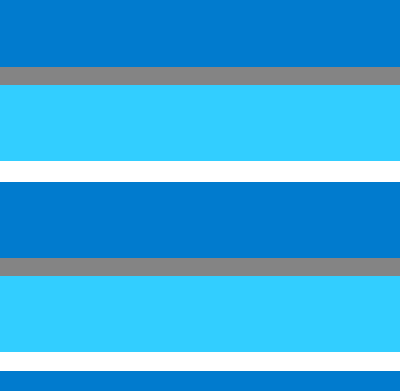
#> input picture Absolute_Dataset/dtd/images/banded/banded_0036.jpg, 400 x 391 px
$ python visualize_wavelet_trigger.py --image-path ../Absolute_Dataset/dtd/images/banded/banded_0036.jpg
#> lines starting #> are read from the running program, lines starting #| are printed output that depends on the picture; long printed decimals are rounded
"""Visualize a wavelet-subband trigger and its spectral effect.

This is a demonstration script. It does not train a classifier or create a
poisoned dataset. It takes one RGB image, modifies one Haar-wavelet detail
subband, reconstructs the triggered image, and saves a paper-friendly panel
showing spatial, Fourier, and wavelet-domain changes.

Example:
    python -m scripts.visualize_wavelet_trigger \
        --image-path path/to/texture.jpg \
        --output-dir outputs/wavelet_trigger_demo \
        --subband HH \
        --strength 0.25
"""

from __future__ import annotations

import argparse
import json
from pathlib import Path

import matplotlib.pyplot as plt
import numpy as np
from PIL import Image


SUBBANDS = ("LH", "HL", "HH")


def parse_args() -> argparse.Namespace:
    parser = argparse.ArgumentParser(description=__doc__)
    parser.add_argument("--image-path", type=Path, required=True)
    parser.add_argument(
        "--output-dir",
        type=Path,
        default=Path("outputs/wavelet_trigger_demo"),
    )
    parser.add_argument(
        "--subband",
        choices=SUBBANDS,
        default="HH",
        help="Haar detail subband to modify: LH, HL, or HH.",
    )
    parser.add_argument(
        "--strength",
        type=float,
        default=0.25,
        help="Relative trigger strength measured against the selected subband scale.",
    )
    parser.add_argument(
        "--trigger-frequency",
        type=float,
        default=3.0,
        help="Number of trigger oscillations across the selected wavelet subband.",
    )
    parser.add_argument(
        "--trigger-angle",
        type=float,
        default=0.0,
        help="Direction of the wavelet trigger in radians.",
    )
    return parser.parse_args()


def load_rgb(path: Path) -> np.ndarray:
    with Image.open(path) as image:
        rgb = image.convert("RGB")
        array = np.asarray(rgb, dtype=np.float32) / 255.0
    if array.shape[0] < 4 or array.shape[1] < 4:
        raise ValueError("The image must be at least 4x4 pixels.")
    # Haar decomposition needs even dimensions. Cropping only removes a final
    # row or column when a source image has an odd dimension.
    height = array.shape[0] - array.shape[0] % 2
    width = array.shape[1] - array.shape[1] % 2
    return array[:height, :width]


def haar_forward(image: np.ndarray) -> dict[str, np.ndarray]:
    """Return one-level orthonormal 2-D Haar coefficients per RGB channel."""

    top_left = image[0::2, 0::2]
    top_right = image[0::2, 1::2]
    bottom_left = image[1::2, 0::2]
    bottom_right = image[1::2, 1::2]
    return {
        "LL": (top_left + top_right + bottom_left + bottom_right) / 2.0,
        "LH": (top_left - top_right + bottom_left - bottom_right) / 2.0,
        "HL": (top_left + top_right - bottom_left - bottom_right) / 2.0,
        "HH": (top_left - top_right - bottom_left + bottom_right) / 2.0,
    }


def haar_inverse(coefficients: dict[str, np.ndarray]) -> np.ndarray:
    """Reconstruct an RGB image from one-level Haar coefficients."""

    ll, lh, hl, hh = (
        coefficients["LL"],
        coefficients["LH"],
        coefficients["HL"],
        coefficients["HH"],
    )
    height, width = ll.shape[:2]
    result = np.zeros((height * 2, width * 2, 3), dtype=np.float32)
    result[0::2, 0::2] = (ll + lh + hl + hh) / 2.0
    result[0::2, 1::2] = (ll - lh + hl - hh) / 2.0
    result[1::2, 0::2] = (ll + lh - hl - hh) / 2.0
    result[1::2, 1::2] = (ll - lh - hl + hh) / 2.0
    return result


def make_wavelet_trigger(
    shape: tuple[int, int, int],
    frequency: float,
    angle: float,
) -> np.ndarray:
    """Create a directional unit-amplitude pattern for a wavelet subband."""

    height, width, _ = shape
    y = np.linspace(-0.5, 0.5, height, dtype=np.float32).reshape(-1, 1)
    x = np.linspace(-0.5, 0.5, width, dtype=np.float32).reshape(1, -1)
    rotated = np.cos(angle) * x + np.sin(angle) * y
    pattern = np.sin(2.0 * np.pi * frequency * rotated)
    return np.repeat(pattern[..., None], 3, axis=2)


def inject_wavelet_trigger(
    image: np.ndarray,
    *,
    subband: str,
    strength: float,
    frequency: float,
    angle: float,
) -> tuple[np.ndarray, dict[str, np.ndarray], dict[str, np.ndarray]]:
    clean_coefficients = haar_forward(image)
    triggered_coefficients = {
        name: values.copy() for name, values in clean_coefficients.items()
    }
    selected = clean_coefficients[subband]
    scale = float(np.std(selected))
    # A floor keeps nearly uniform images from producing a zero trigger.
    scale = max(scale, 1.0 / 255.0)
    pattern = make_wavelet_trigger(selected.shape, frequency, angle)
    triggered_coefficients[subband] += strength * scale * pattern
    triggered_image = np.clip(haar_inverse(triggered_coefficients), 0.0, 1.0)
    return triggered_image, clean_coefficients, triggered_coefficients


def fft_maps(image: np.ndarray) -> tuple[np.ndarray, np.ndarray]:
    channels = []
    phases = []
    for channel in range(3):
        spectrum = np.fft.fftshift(np.fft.fft2(image[..., channel]))
        channels.append(np.log1p(np.abs(spectrum)))
        phases.append(np.angle(spectrum))
    return np.stack(channels, axis=2), np.stack(phases, axis=2)


def channel_mean(values: np.ndarray) -> np.ndarray:
    return values.mean(axis=2)


def normalize_for_display(values: np.ndarray) -> np.ndarray:
    low = float(np.percentile(values, 1.0))
    high = float(np.percentile(values, 99.0))
    if high <= low:
        return np.zeros_like(values)
    return np.clip((values - low) / (high - low), 0.0, 1.0)


def save_panel(
    clean: np.ndarray,
    triggered: np.ndarray,
    clean_coefficients: dict[str, np.ndarray],
    triggered_coefficients: dict[str, np.ndarray],
    output_path: Path,
    subband: str,
) -> None:
    clean_amplitude, clean_phase = fft_maps(clean)
    triggered_amplitude, triggered_phase = fft_maps(triggered)
    amplitude_difference = np.abs(triggered_amplitude - clean_amplitude)
    phase_difference = np.abs(
        np.angle(np.exp(1j * (triggered_phase - clean_phase)))
    )
    image_difference = np.abs(triggered - clean)
    wavelet_difference = np.abs(
        triggered_coefficients[subband] - clean_coefficients[subband]
    )

    panels = [
        ("Clean image", clean, "gray"),
        ("Wavelet-triggered image", triggered, "gray"),
        ("Image difference x8", np.clip(image_difference * 8.0, 0.0, 1.0), "magma"),
        ("Clean amplitude", normalize_for_display(channel_mean(clean_amplitude)), "magma"),
        ("Triggered amplitude", normalize_for_display(channel_mean(triggered_amplitude)), "magma"),
        ("Amplitude difference", normalize_for_display(channel_mean(amplitude_difference)), "inferno"),
        ("Clean phase", channel_mean(clean_phase), "twilight"),
        ("Triggered phase", channel_mean(triggered_phase), "twilight"),
        ("Phase difference", normalize_for_display(channel_mean(phase_difference)), "inferno"),
        (f"Clean wavelet {subband}", normalize_for_display(channel_mean(clean_coefficients[subband])), "coolwarm"),
        (f"Triggered wavelet {subband}", normalize_for_display(channel_mean(triggered_coefficients[subband])), "coolwarm"),
        (f"Wavelet {subband} difference", normalize_for_display(channel_mean(wavelet_difference)), "inferno"),
    ]

    figure, axes = plt.subplots(3, 4, figsize=(16, 12), constrained_layout=True)
    for axis, (title, values, colormap) in zip(axes.flat, panels):
        if values.ndim == 3:
            axis.imshow(np.clip(values, 0.0, 1.0))
        else:
            axis.imshow(values, cmap=colormap)
        axis.set_title(title, fontsize=11)
        axis.axis("off")
    figure.suptitle(
        f"Haar wavelet trigger comparison | modified subband: {subband}",
        fontsize=15,
    )
    figure.savefig(output_path, dpi=220, bbox_inches="tight")
    plt.close(figure)


def main() -> None:
    args = parse_args()
    if args.strength < 0:
        raise ValueError("--strength must be non-negative.")

    args.output_dir.mkdir(parents=True, exist_ok=True)
    clean = load_rgb(args.image_path)
#> in load_rgb, image is the input picture: PIL image 400x391 RGB; mean R, G, B 58.1, 169.6, 223.2
    triggered, clean_coefficients, triggered_coefficients = inject_wavelet_trigger(
        clean,
        subband=args.subband,
        strength=args.strength,
        frequency=args.trigger_frequency,
        angle=args.trigger_angle,
    )
#> in inject_wavelet_trigger, `clean_coefficients = haar_forward(image)`: clean_coefficients = 4 items
#> in inject_wavelet_trigger, `selected = clean_coefficients[subband]`: selected: shape (195, 200, 3) float32; every value is 0
#> in inject_wavelet_trigger, `scale = float(np.std(selected))`: scale = 0
#> in inject_wavelet_trigger, `scale = max(scale, 1.0 / 255.0)`: scale = 0.00392
#> in haar_inverse, `result[1::2, 0::2] = (ll + lh - hl - hh) / 2.0`:
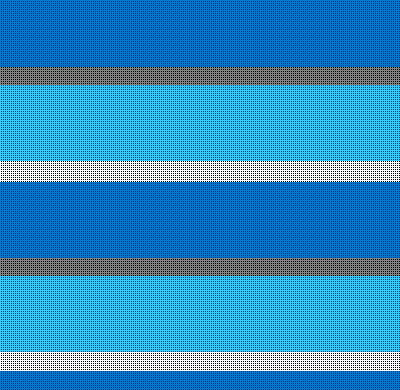
#> result: shape (390, 400, 3) float32; mean of channels 0, 1, 2 0.171, 0.499, 0.657; drawn with min black and max white
#> clean_coefficients = 4 items; triggered_coefficients = 4 items

    clean_path = args.output_dir / "clean_image.png"
    triggered_path = args.output_dir / "wavelet_triggered_image.png"
    panel_path = args.output_dir / "wavelet_trigger_comparison.png"
    Image.fromarray(np.round(clean * 255.0).astype(np.uint8)).save(clean_path)
    Image.fromarray(np.round(triggered * 255.0).astype(np.uint8)).save(triggered_path)
    save_panel(
        clean,
        triggered,
        clean_coefficients,
        triggered_coefficients,
        panel_path,
        args.subband,
    )
#> after the loop in fft_maps, `for channel in range(3):`: channels = 3 items
#> in save_panel, `phase_difference = np.abs( np.angle(np.exp(1j * (triggered_phase - cle..`:
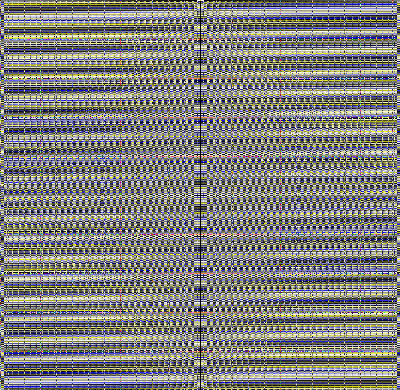
#> phase_difference: shape (390, 400, 3) float64; mean of channels 0, 1, 2 1.58, 1.57, 1.55; drawn with min black and max white
#> in save_panel, `wavelet_difference = np.abs( triggered_coefficients[subband] - clean_c..`:
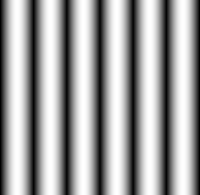
#> wavelet_difference: shape (195, 200, 3) float32; min 2.34e-11, max 0.00098, mean 0.000621; drawn with min black and max white
#> in normalize_for_display, `low = float(np.percentile(values, 1.0))`: low = 0
#> in normalize_for_display, `high = float(np.percentile(values, 99.0))`: high = 1.53e-14
#> in normalize_for_display (call 2), `low = float(np.percentile(values, 1.0))`: low = 6.75e-06
#> in normalize_for_display (call 2), `high = float(np.percentile(values, 99.0))`: high = 0.0333
#> in normalize_for_display (call 2), `return np.clip((values - low) / (high - low), 0.0, 1.0)`:
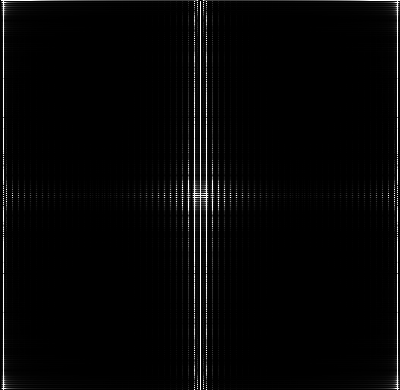
#> returned value: shape (390, 400) float64; min 0, max 1, mean 0.0227
#> in channel_mean (call 6), `return values.mean(axis=2)`:
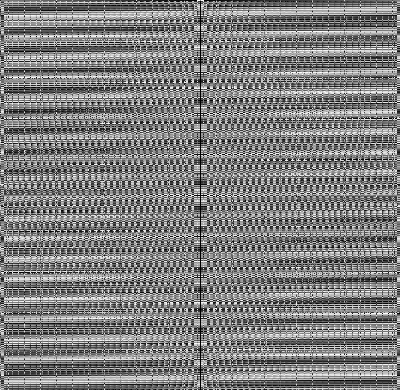
#> returned value: shape (390, 400) float64; min 0, max 3.14, mean 1.57; drawn with min black and max white
#> in channel_mean (call 7), `return values.mean(axis=2)`: returned value: shape (195, 200) float32; every value is 0
#> the loop in save_panel, `for axis, (title, values, colormap) in zip(axes.flat, panels):` made 12 passes
#> (title, colormap) on passes 1 to 12: ('Clean image', 'gray'), ('Wavelet-triggered image', 'gray'), ('Image difference x8', 'magma'), ('Clean amplitude', 'magma'), ('Triggered amplitude', 'magma'), ('Amplitude difference', 'inferno'), ('Clean phase', 'twilight'), ('Triggered phase', 'twilight'), ('Phase difference', 'inferno'), ('Clean wavelet HH', 'coolwarm'), ('Triggered wavelet HH', 'coolwarm'), ('Wavelet HH difference', 'inferno')
#> in save_panel, `figure.savefig(output_path, dpi=220, bbox_inches="tight")`:
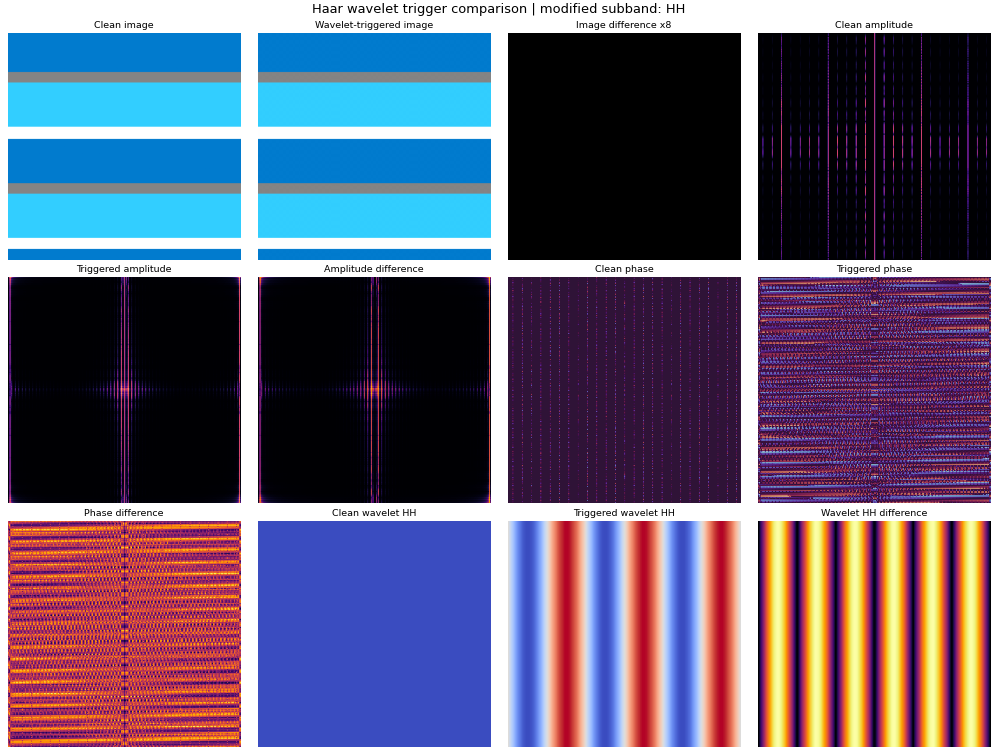
#> figure drawn by matplotlib, 12 panels

    selected_delta = triggered_coefficients[args.subband] - clean_coefficients[args.subband]
    image_delta = triggered - clean
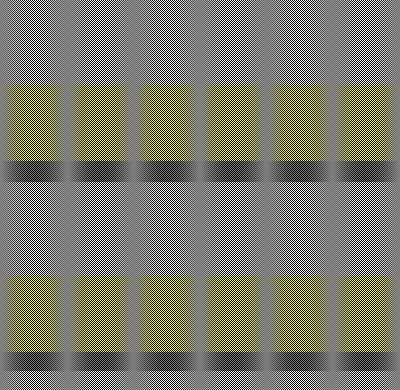
#> image_delta: shape (390, 400, 3) float32; mean of channels 0, 1, 2 -1.59e-05, -1.59e-05, -7.64e-05; drawn with min black and max white
    summary = {
        "input_image": str(args.image_path),
        "image_shape_hwc": list(clean.shape),
        "trigger": {
            "type": "haar_wavelet_subband",
            "subband": args.subband,
            "strength": args.strength,
            "frequency": args.trigger_frequency,
            "angle_radians": args.trigger_angle,
        },
        "mean_absolute_image_difference": float(np.abs(image_delta).mean()),
        "max_absolute_image_difference": float(np.abs(image_delta).max()),
        "selected_wavelet_mean_absolute_difference": float(np.abs(selected_delta).mean()),
        "selected_wavelet_max_absolute_difference": float(np.abs(selected_delta).max()),
        "clean_image_path": str(clean_path),
        "triggered_image_path": str(triggered_path),
        "comparison_panel_path": str(panel_path),
    }
    summary_path = args.output_dir / "wavelet_trigger_summary.json"
    summary_path.write_text(json.dumps(summary, indent=2), encoding="utf-8")

    print("Input image:", args.image_path)
    print("Image shape (H, W, C):", tuple(clean.shape))
#| Image shape (H, W, C): (390, 400, 3)
    print("Modified wavelet subband:", args.subband)
    print("Trigger strength:", args.strength)
    print("Mean absolute image difference:", summary["mean_absolute_image_difference"])
#| Mean absolute image difference: 0.0002744
    print("Saved comparison panel:", panel_path)
    print("Saved summary:", summary_path)


if __name__ == "__main__":
    main()

$ run again, on Absolute_Dataset/dtd/images/banded/banded_0121.jpg
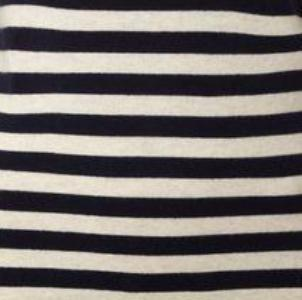
#> input picture Absolute_Dataset/dtd/images/banded/banded_0121.jpg, 302 x 300 px
#> in load_rgb, image is the input picture: PIL image 302x300 RGB; mean R, G, B 118.4, 112.9, 110.2
#> in inject_wavelet_trigger, `clean_coefficients = haar_forward(image)`: clean_coefficients = 4 items
#> in inject_wavelet_trigger, `scale = float(np.std(selected))`: scale = 0.003
#> in inject_wavelet_trigger, `scale = max(scale, 1.0 / 255.0)`: scale = 0.00392
#> in main, `triggered, clean_coefficients, triggered_coefficients = inject_wavelet..`: clean_coefficients = 4 items
#> after the loop in fft_maps, `for channel in range(3):`: channels = 3 items
#> low = 0.199
#> high = 4.76
#> low = -0.00784
#> high = 0.00784
#> in normalize_for_display (call 5), `return np.clip((values - low) / (high - low), 0.0, 1.0)`:
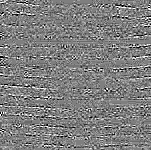
#> returned value: shape (150, 151) float32; min 0, max 1, mean 0.498
#> the loop in save_panel, `for axis, (title, values, colormap) in zip(axes.flat, panels):` made 12 passes
#> (title, colormap) on passes 1 to 8: ('Clean image', 'gray'), ('Wavelet-triggered image', 'gray'), ('Image difference x8', 'magma'), ('Clean amplitude', 'magma'), ('Triggered amplitude', 'magma'), ('Amplitude difference', 'inferno'), ('Clean phase', 'twilight'), ('Triggered phase', 'twilight')
#> in main, `image_delta = triggered - clean`:
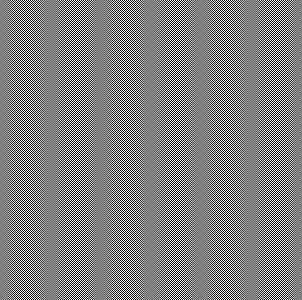
#> image_delta: shape (300, 302, 3) float32; mean of channels 0, 1, 2 1.51e-10, 1.02e-10, 9.13e-11; drawn with min black and max white
#| Image shape (H, W, C): (300, 302, 3)
#| Mean absolute image difference: 0.0003096

$ run again, on Absolute_Dataset/dtd/images/banded/banded_0140.jpg
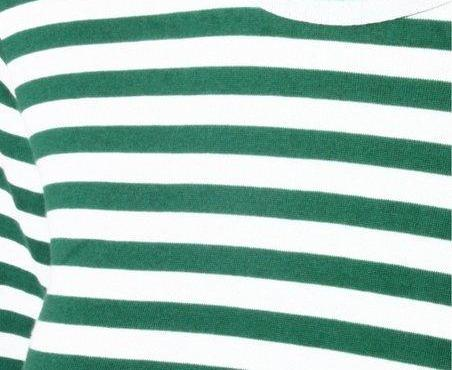
#> input picture Absolute_Dataset/dtd/images/banded/banded_0140.jpg, 452 x 370 px
#> in load_rgb, image is the input picture: PIL image 452x370 RGB; mean R, G, B 156.6, 189.3, 179
#> in inject_wavelet_trigger, `clean_coefficients = haar_forward(image)`: clean_coefficients = 4 items
#> scale = 0.0125
#> in main, `triggered, clean_coefficients, triggered_coefficients = inject_wavelet..`: clean_coefficients = 4 items
#> after the loop in fft_maps, `for channel in range(3):`: channels = 3 items
#> in save_panel, `image_difference = np.abs(triggered - clean)`:
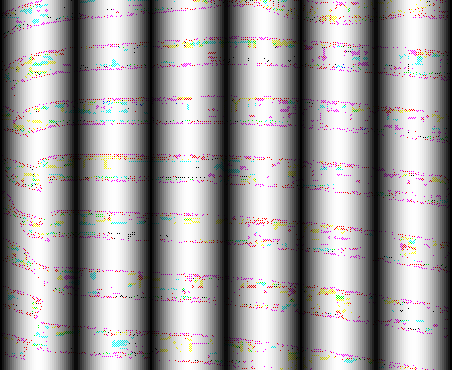
#> image_difference: shape (370, 452, 3) float32; mean of channels 0, 1, 2 0.000976, 0.000958, 0.000963; drawn with min black and max white
#> low = 0.542
#> high = 5.14
#> the loop in save_panel, `for axis, (title, values, colormap) in zip(axes.flat, panels):` made 12 passes
#> (title, colormap) on passes 1 to 8: ('Clean image', 'gray'), ('Wavelet-triggered image', 'gray'), ('Image difference x8', 'magma'), ('Clean amplitude', 'magma'), ('Triggered amplitude', 'magma'), ('Amplitude difference', 'inferno'), ('Clean phase', 'twilight'), ('Triggered phase', 'twilight')
#> in main, `image_delta = triggered - clean`:
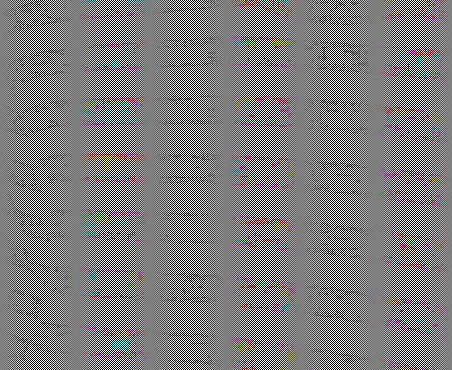
#> image_delta: shape (370, 452, 3) float32; mean of channels 0, 1, 2 -1.21e-05, -3.03e-05, -2.56e-05; drawn with min black and max white
#| Image shape (H, W, C): (370, 452, 3)
#| Mean absolute image difference: 0.0009658
